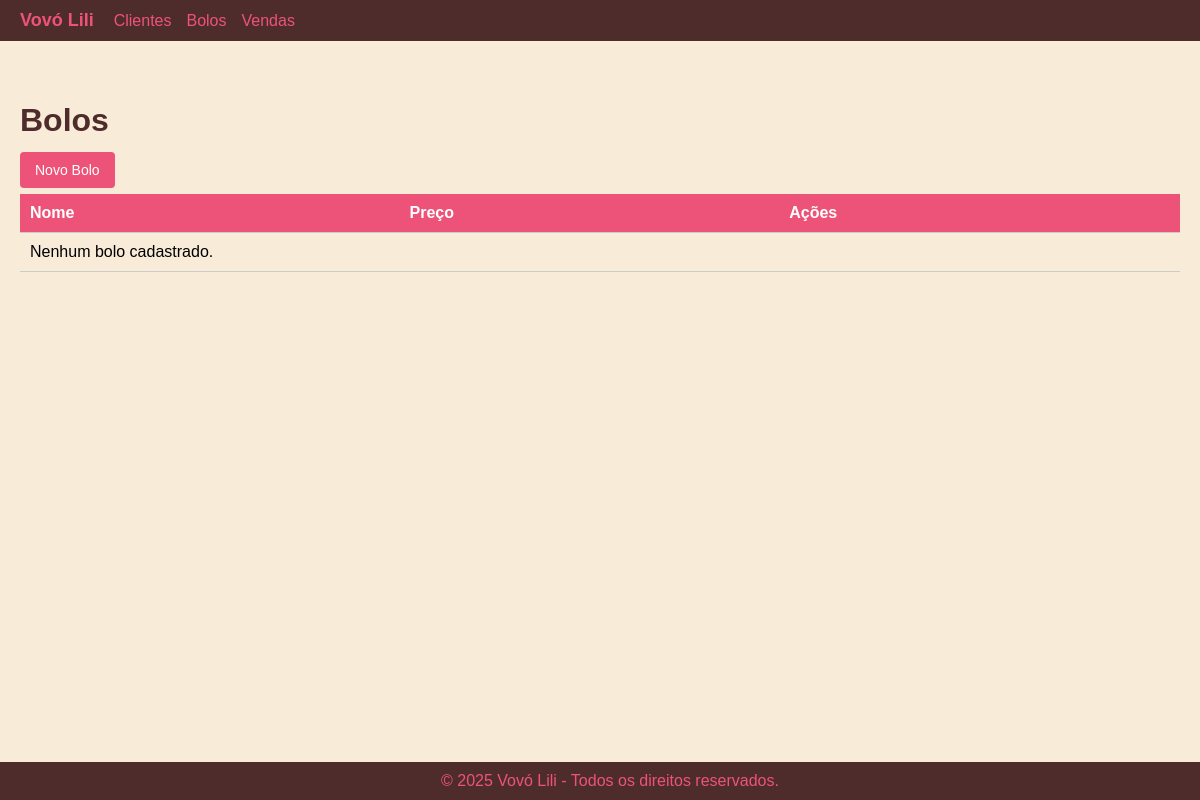
Page /bolos/ on the earlier database version.
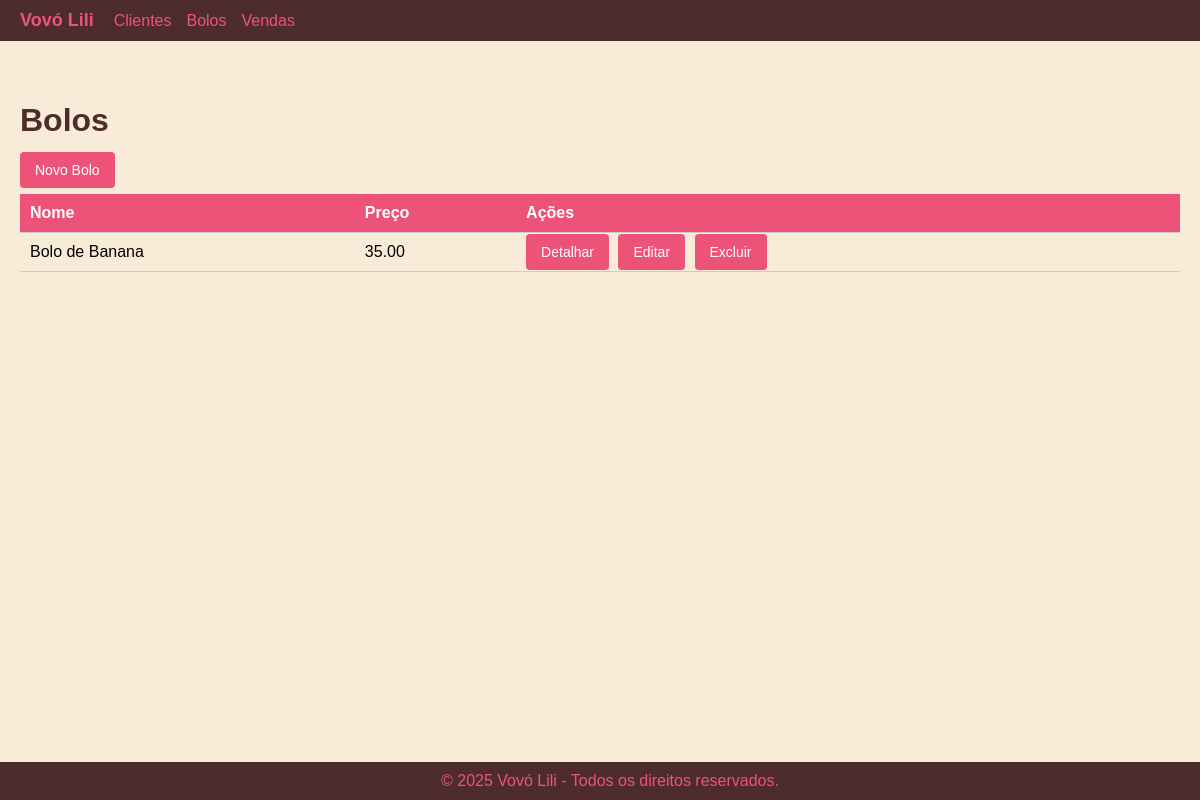
Same page on the later database version.
### cakes/models.py (models this page shows, shortened)
class Cake(models.Model):
    nome = models.CharField(max_length=100)
    preco = models.DecimalField(max_digits=10, decimal_places=2)

### cakes/views.py (the view)
# urls.py: path('', CakeListView.as_view(), name='cake_list'),
class CakeListView(ListView):
    model = Cake
    template_name = 'cakes/cake_list.html'
    context_object_name = 'cakes'

### cakes/templates/cakes/cake_list.html (shortened to what this page needs)
{% extends 'app/base.html' %}
{% block content %}
    <h1>Bolos</h1>
    <a class="btn" href="{% url 'cake_create' %}">Novo Bolo</a>
    <table>
        <thead>
            <tr>
                <th>Nome</th>
                <th>Preço</th>
                <th>Ações</th>
            </tr>
        </thead>
        <tbody>
            {% for cake in cakes %}
            <tr>
                <td>{{ cake.nome }}</td>
                <td>{{ cake.preco }}</td>
                <td>
                    <a class="btn" href="{% url 'cake_detail' cake.pk %}">Detalhar</a>
                    <a class="btn" href="{% url 'cake_update' cake.pk %}">Editar</a>
                    <a class="btn" href="{% url 'cake_delete' cake.pk %}">Excluir</a>
                </td>
            </tr>
            {% empty %}
            <tr>
                <td colspan="3">Nenhum bolo cadastrado.</td>
            </tr>
            {% endfor %}
        </tbody>
    </table>
{% endblock %}

Differences in the rows shown:
added Cake: nome "Bolo de Banana", preco "35.00"
Other differences:
text no longer shown: "Nenhum bolo cadastrado."
